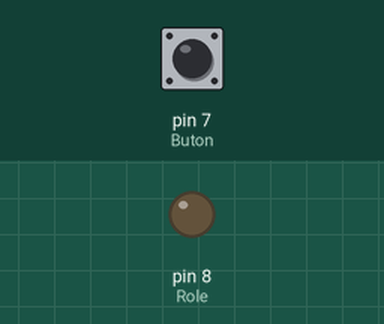
Bench run of a sketch on a simulated Arduino Uno, built with avr-gcc and run on an emulated ATmega328P. Parts: output pins drawn as LEDs (lit = HIGH). The inputs (shaded band) are chosen by the test bench; at power-on: pin 7 (Buton) LOW.

Above: at 1.2 s.
1.3 s: pin 7 (Buton) pulled HIGH for 0.15 s
At 1.37 s:
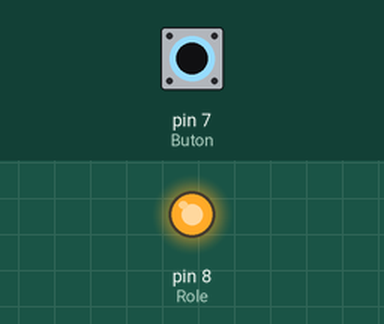
2.9 s: pin 7 (Buton) pulled HIGH for 3.2 s
At 6.5 s:
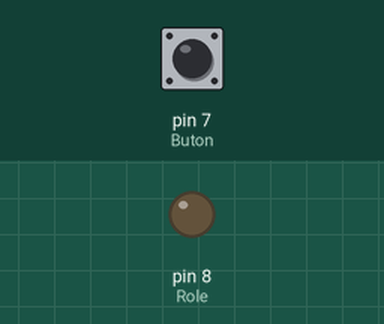
Timing chart, 0 to 8.0 s (numbered marks = the images above; inputs shaded):
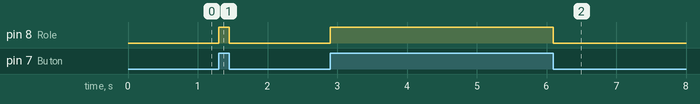

The sketch:

Kod.ino
```cpp
int Buton = 7;
int Role = 8;
void setup() {
  pinMode(Buton,INPUT);
  pinMode(Role,OUTPUT);
}
void loop() {
  if(digitalRead(Buton)==HIGH){ //Butona basınca
    digitalWrite(Role,HIGH);//Röle Aç
  }
  else{ //Butona basmayı bırakınca
    digitalWrite(Role,LOW); //Röle Kapat
  }
}
```

Measured:
- after the input at 1.3 s, pin 8 (Role): LOW → HIGH at once, → LOW 0.15 s later
- after the input at 2.9 s, pin 8 (Role): LOW → HIGH at once, → LOW 3.2 s later
